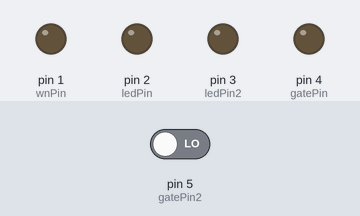
The sketch below on a simulated Arduino Uno, built with avr-gcc and run on an emulated ATmega328P. On the bench: output pins drawn as LEDs (lit = HIGH). The inputs (shaded band) are chosen by the test bench; at power-on: pin 5 (gatePin2) LOW.

Above: at 1.2 s.
1.3 s: pin 5 (gatePin2) driven HIGH
At 2.0 s:
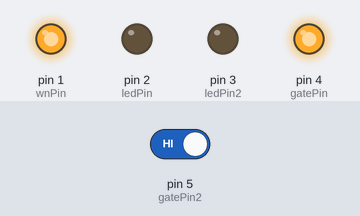
3.1 s: pin 5 (gatePin2) driven LOW
At 4.5 s:
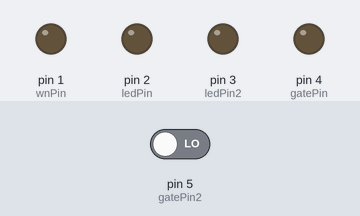
Timing chart, 0 to 6.1 s (numbered marks = the images above; inputs shaded):
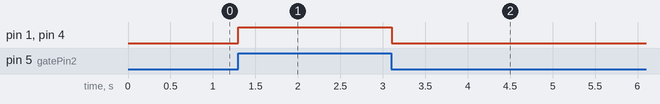

The sketch:

gatedPulseGen4FreeStim.ino
```cpp
int gatePin = 4;                // Gate Ctrl connected to digital pin 3
int ledPin = 2;                 // LED connected to digital pin 2
int gatePin2 = 5;
int ledPin2 = 3;
int wnPin = 1;
void setup()
{
  pinMode(gatePin, OUTPUT);      // sets the digital pin as input
  pinMode(ledPin, OUTPUT);      // sets the digital pin as output
  pinMode(gatePin2, INPUT);      // sets the digital pin as input
  pinMode(ledPin2, OUTPUT);      // sets the digital pin as output
  pinMode(wnPin, OUTPUT);      // sets the digital pin as output
}

void loop()
{
  if (digitalRead(gatePin2) == HIGH){
    digitalWrite(wnPin, HIGH);
    digitalWrite(gatePin, HIGH);
    digitalWrite(ledPin, HIGH);
    digitalWrite(ledPin2, HIGH);   // sets the LED on
    delay(5);                  // waits for a second
    digitalWrite(ledPin, LOW);
    digitalWrite(ledPin2, LOW);    // sets the LED off
    delay(15);                  // waits for a second
  }
  else{
    digitalWrite(wnPin, LOW);
    digitalWrite(gatePin, LOW);}
}
```

Measured:
- after the input at 1.3 s, pin 1 (wnPin), pin 4 (gatePin): LOW → HIGH at once
- after the input at 3.1 s, pin 1 (wnPin), pin 4 (gatePin): HIGH → LOW at once
